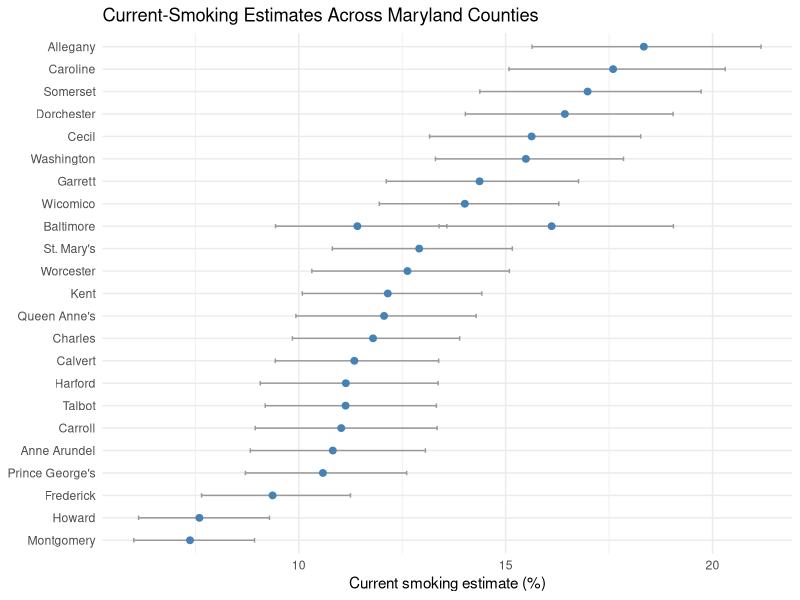

This chart was generated by the following R code:
## ---- chunk 1
#| include: false
knitr::opts_knit$set(root.dir = normalizePath("../../../.."))
library(dplyr)
library(ggplot2)
library(readr)
## ---- chunk 2
places <- read_csv("data/real/places_county_core_measures_long.csv", show_col_types = FALSE)

maryland_smoking <- places |>
  filter(
    state == "MD",
    measure_key == "current_smoking",
    !is.na(estimate),
    !is.na(ci_lower),
    !is.na(ci_upper)
  ) |>
  mutate(county_name = reorder(county_name, estimate))

ggplot(maryland_smoking, aes(x = county_name, y = estimate)) +
  geom_errorbar(aes(ymin = ci_lower, ymax = ci_upper), width = 0.2, color = "gray60") +
  geom_point(color = "steelblue", size = 2) +
  coord_flip() +
  labs(
    title = "Current-Smoking Estimates Across Maryland Counties",
    x = NULL,
    y = "Current smoking estimate (%)"
  ) +
  theme_minimal()
